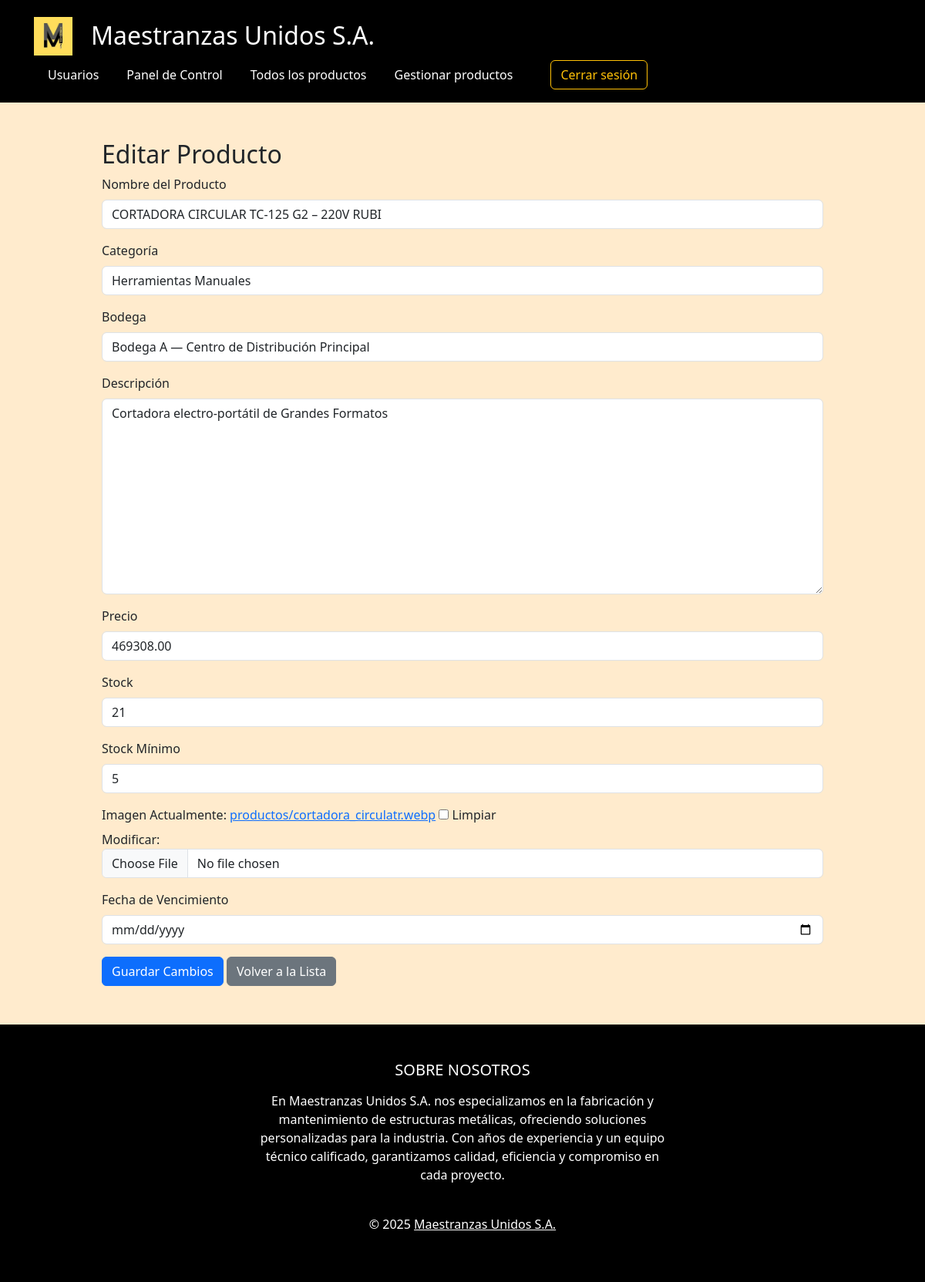
The app's page /productos/editar/21/ (signed in), older data.
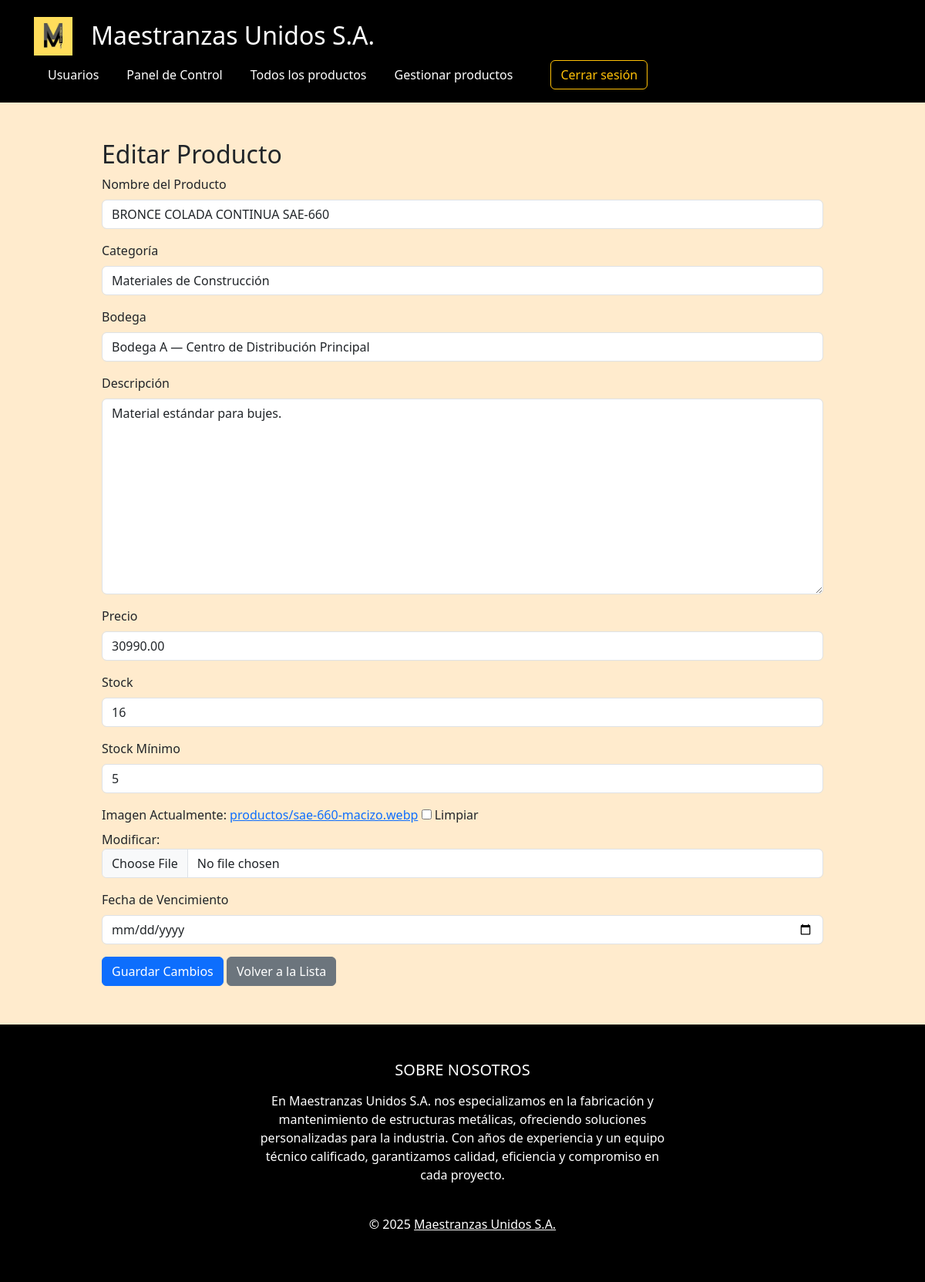
The same page, newer data.
### inventario/models.py (models this page shows, shortened)
class Producto(models.Model):
    nombre = models.CharField(max_length=100)
    categoria = models.ForeignKey(
        CategoriaProducto,
        on_delete=models.SET_NULL,
        null=True,
        blank=True,
        related_name='productos'
    )
    descripcion = models.TextField(blank=True)
    precio = models.DecimalField(max_digits=10, decimal_places=2)
    imagen = models.ImageField(upload_to='productos/', null=True, blank=True)
    fecha_vencimiento = models.DateField(null=True, blank=True)
    stock = models.PositiveIntegerField(default=0)
    stock_minimo = models.PositiveIntegerField(default=1)
    serial_number = models.CharField(
        max_length=20,
        unique=True,
        editable=False,
        blank=True,
        help_text="Número de serie generado automáticamente"
    )
    bodega = models.ForeignKey(
        Bodega,
        on_delete=models.CASCADE,
        related_name='productos',
        null=True,       # importante para migrar sin errores
        blank=True
    )

### inventario/views.py (the view)
# urls.py: path('productos/editar/<int:producto_id>/', views.editar_producto, name='editar_producto'),
@login_required
@groups_required('Gestor de Inventario', 'Almacén')
def editar_producto(request, producto_id):
    producto = get_object_or_404(Producto, pk=producto_id)
    precio_anterior = producto.precio
    if request.method == 'POST':
        form = ProductoForm(request.POST, request.FILES, instance=producto)
        if form.is_valid():
            producto_actualizado = form.save()
            if producto_actualizado.precio != precio_anterior:
                rol = request.user.groups.first().name if request.user.groups.exists() else "Sin rol"
                HistorialPrecio.objects.create(
                    producto=producto_actualizado,
                    precio=producto_actualizado.precio,
                    usuario=request.user,
                    rol=rol
                )
            messages.success(request, "Producto modificado exitosamente.")
            return redirect('producto_crud')
    else:
        form = ProductoForm(instance=producto)
    return render(request, 'inventario/registro_producto.html', {
        'form': form,
        'editar': True,
        'producto': producto
    })

### inventario/forms.py (shortened to what this page needs)
class ProductoForm(forms.ModelForm):
    class Meta:
        model = Producto
        fields = '__all__'
        widgets = {
            'fecha_vencimiento': forms.DateInput(attrs={'type': 'date'}),
            'stock': forms.NumberInput(attrs={'min': 0}),
            'stock_minimo': forms.NumberInput(attrs={'min': 0}),
            'categoria': forms.Select(),
            'bodega': forms.Select(),
        }
    def __init__(self, *args, **kwargs):
        super().__init__(*args, **kwargs)
        self.fields['categoria'].empty_label = "Seleccione una categoría"
        self.fields['bodega'].empty_label = "Seleccione una bodega"
        for name, field in self.fields.items():
            field.widget.attrs.setdefault('class', 'form-control')

### inventario/models.py (called while the page is built)
    def __str__(self):
        return self.nombre

    def __str__(self):
        return self.nombre

### inventario/views.py (called while the page is built)
def groups_required(*group_names):
    def check_groups(user):
        return user.is_authenticated and (
            user.groups.filter(name__in=group_names).exists() or user.groups.filter(name='Administrador').exists()
        )
    return user_passes_test(check_groups)

### inventario/templates/inventario/registro_producto.html (shortened to what this page needs)
{% extends 'inventario/base.html' %}
{% block content %}
<div class="container mt-5">
  <h2>{% if editar %}Editar Producto{% else %}Registrar Producto{% endif %}</h2>
  <form method="post" enctype="multipart/form-data">
    <div class="mb-3">
      <label for="{{ form.nombre.id_for_label }}" class="form-label">Nombre del Producto</label>
      {{ form.nombre }}
    </div>
    <div class="mb-3">
      <label for="{{ form.categoria.id_for_label }}" class="form-label">Categoría</label>
      {{ form.categoria }}
    </div>
    <div class="mb-3">
      <label for="{{ form.bodega.id_for_label }}" class="form-label">Bodega</label>
      {{ form.bodega }}
    </div>
    <div class="mb-3">
      <label for="{{ form.descripcion.id_for_label }}" class="form-label">Descripción</label>
      {{ form.descripcion }}
    </div>
    <div class="mb-3">
      <label for="{{ form.precio.id_for_label }}" class="form-label">Precio</label>
      {{ form.precio }}
    </div>
    <div class="mb-3">
      <label for="{{ form.stock.id_for_label }}" class="form-label">Stock</label>
      {{ form.stock }}
    </div>
    <div class="mb-3">
      <label for="{{ form.stock_minimo.id_for_label }}" class="form-label">Stock Mínimo</label>
      {{ form.stock_minimo }}
    </div>
    <div class="mb-3">
      <label for="{{ form.imagen.id_for_label }}" class="form-label">Imagen</label>
      {{ form.imagen }}
    </div>
    <div class="mb-3">
      <label for="{{ form.fecha_vencimiento.id_for_label }}" class="form-label">Fecha de Vencimiento</label>
      {{ form.fecha_vencimiento }}
    </div>
    <button type="submit" class="btn btn-primary">
      {% if editar %}Guardar Cambios{% else %}Guardar Producto{% endif %}
    </button>
    <a href="{% url 'producto_crud' %}" class="btn btn-secondary">
      {% if editar %}Volver a la Lista{% else %}Ver Productos{% endif %}
    </a>
  </form>
</div>
{% endblock %}

Row changes from the older to the newer data that the page shows:
changed Producto "Bodega A — Centro de Distribución Principal": nombre "CORTADORA CIRCULAR TC-125 G2 – 220V RUBI" → "BRONCE COLADA CONTINUA SAE-660"; categoria "Herramientas Manuales" → "Materiales de Construcción"; descripcion "Cortadora electro-portátil de Grandes Formatos" → "Material estándar para bujes."; precio "469308.00" → "30990.00"; stock "21" → "16"
Text that changed along with them:
text no longer shown: "Actualmente: productos/cortadora_circulatr.webp Limpiar Modificar:"
text now shown: "Actualmente: productos/sae-660-macizo.webp Limpiar Modificar:"
